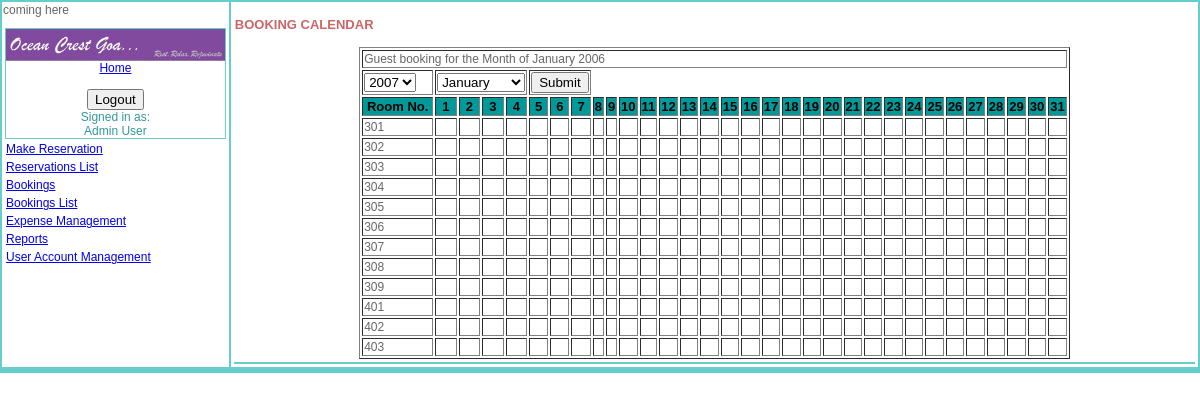
/bookings_calendar.php (signed in), run on the app's committed database.
### tables this page shows
CREATE TABLE `rooms` (
  `roomid` int(11) NOT NULL auto_increment,
  `roomno` mediumint(3) NOT NULL default '0',
  `roomtypeid` int(11) default NULL,
  `roomname` varchar(35) default NULL,
  `noofrooms` tinyint(3) default NULL,
  `occupancy` tinyint(2) default NULL,
  `tv` char(1) default NULL,
  `aircondition` char(1) default NULL,
  `fun` char(1) default NULL,
  `safe` char(1) default NULL,
  `fridge` char(1) default NULL,
  `status` char(1) default NULL COMMENT '(V)acant/(R)eserverd/(B)ooked/(L)ocked',
  `photo` longblob,
  `filetype` varchar(50) default NULL,
  PRIMARY KEY  (`roomid`,`roomno`)
);

CREATE TABLE `reservation` (
  `reservation_id` int(11) NOT NULL auto_increment,
  `reserved_through` varchar(15) NOT NULL,
  `guestid` varchar(40) NOT NULL,
  `reservation_by` varchar(35) default NULL,
  `reservation_by_phone` varchar(23) default NULL,
  `datereserved` date NOT NULL,
  `reserve_checkindate` date NOT NULL,
  `reserve_checkoutdate` date default NULL,
  `no_adults` tinyint(2) default NULL,
  `no_child0_5` tinyint(2) default NULL,
  `no_child6_12` tinyint(2) default NULL,
  `no_babies` tinyint(2) default NULL,
  `meal_plan` char(2) default NULL,
  `billing_instructions` text,
  `deposit` decimal(9,2) default NULL,
  `agents_ac_no` char(6) default NULL,
  `voucher_no` varchar(15) default NULL,
  `reserved_by` int(11) NOT NULL,
  `date_reserved` date default NULL,
  `confirmed_by` int(11) default NULL,
  `confirmed_date` date default NULL,
  `roomid` int(11) NOT NULL,
  `billed` int(11) default NULL,
  PRIMARY KEY  (`reservation_id`),
  UNIQUE KEY `id` (`reservation_id`)
);

CREATE TABLE `booking` (
  `book_id` int(11) NOT NULL auto_increment,
  `guestid` varchar(40) NOT NULL,
  `booking_type` char(1) NOT NULL COMMENT 'direct/agent',
  `meal_plan` char(2) NOT NULL COMMENT 'bo/bb/hb/fb',
  `no_adults` tinyint(2) default NULL,
  `no_child` tinyint(2) default NULL,
  `checkin_date` date NOT NULL,
  `checkout_date` date NOT NULL,
  `residence_id` char(2) default NULL COMMENT 'country_code',
  `payment_mode` tinyint(2) default NULL,
  `agents_ac_no` char(6) default NULL,
  `roomid` int(11) NOT NULL,
  `checkedin_by` int(11) default NULL,
  `invoice_no` varchar(15) default NULL,
  `billed` tinyint(1) default NULL,
  `checkoutby` int(5) default NULL,
  `codatetime` datetime default NULL,
  PRIMARY KEY  (`book_id`),
  UNIQUE KEY `id` (`book_id`)
);

### queryfunctions.php (called while the page is built, shortened)
<?php
function mkr_query($strsql,$conn)
{
	$rs = mysql_query($strsql,$conn);
	return $rs;
}
function fetch_object($rs)
{
	return mysql_fetch_object($rs);
}
?>

### bookings_calendar.php (the view, shortened to what this page needs)
<?php
include_once ("queryfunctions.php");
include_once ("functions.php");
?>
<!DOCTYPE html PUBLIC "-//W3C//DTD XHTML 1.0 Transitional//EN" "http://www.w3.org/TR/xhtml1/DTD/xhtml1-transitional.dtd">
<html xmlns="http://www.w3.org/1999/xhtml">
<head>
<link href="css/new.css" rel="stylesheet" type="text/css">
</head>
<body>
<form action="bookings_calendar.php" method="post" name="bookings" enctype="multipart/form-data">
<table width="100%"  border="0" cellpadding="1" bgcolor="#66CCCC" align="center">
  <tr valign="top">
    <td width="19%" bgcolor="#FFFFFF">
	<table width="100%"  border="0" cellpadding="1">
	  <tr>
    <td width="15%" bgcolor="#66CCCC">
		<table cellspacing=0 cellpadding=0 width="100%" align="left" bgcolor="#FFFFFF">
      <tr><td width="110" align="center"><a href="index.php"><img src="images/OpenCrest.gif" width="100%" height="100%" border="0"/><br>
          Home</a></td>
      </tr>
      <tr><td>&nbsp; </td>
      </tr>
      <tr>
        <td align="center">
		</td></tr>
	  </table></td></tr>
		<?php require_once("menu_header.php"); ?>
    </table>
	</td>
    <td width="81%" bgcolor="#FFFFFF"><table width="100%"  border="0" cellpadding="1">
      <tr>
        <td>
		<H2>BOOKING CALENDAR</H2>
		</td>
      </tr>
      <tr>
        <td><div id="Requests"> <?php
	$conn=db_connect(HOST,USER,PASS,DB,PORT);
	echo "<table align=\"center\" border=\"1\">";
	echo "<tr><td colspan=\"32\">Guest booking for the Month of January 2006</td></tr>
	<tr><td width=\"67\"><select name=\"year\" id=\"year\" >
	  <option value=\"2006\">2007</option>
	  <option value=\"2006\">2006</option>
	  <option value=\"2005\">2005</option>
	  <option value=\"2004\">2004</option>
	  <option value=\"2003\">2003</option>
	  <option value=\"2002\">2002</option>
	</select></td>
	<td width=\"67\" colspan=\"4\" ><select name=\"month\" id=\"month\" >
	  <option value=\"1\">January</option>
	  <option value=\"2\">February</option>
	  <option value=\"3\">March</option>
	  <option value=\"4\">April</option>
	  <option value=\"5\">May</option>
	  <option value=\"6\">June</option>
	  <option value=\"7\">July</option>
	  <option value=\"8\">August</option>
	  <option value=\"9\">September</option>
	  <option value=\"10\">October</option>
	  <option value=\"11\">November</option>
	  <option value=\"12\">December</option>
	</select></td>
	<td colspan=\"3\"><input type=\"submit\" name=\"Submit\" value=\"Submit\"/></td></tr>";
	echo "<tr bgcolor=\"#009999\">";
	echo "<th>Room No.</th>";
	for($i=1; $i<=31; $i++){
		echo "<th>$i</th>";
	}
	echo "</tr>";
	$sql = "Select	rooms.roomno,rooms.`status`,booking.guestid,
		concat_ws(' ',guests.firstname,guests.middlename,guests.lastname) as b_guest,
		DAYOFMONTH(booking.checkin_date) AS chkin_day,
		MONTH(booking.checkin_date) AS chkin_month,
		YEAR(booking.checkin_date) AS chkin_year,
		booking.checkin_date,booking.checkout_date,
		DATEDIFF(booking.checkout_date,booking.checkin_date) AS b_nights,
		DAYOFMONTH(reservation.reserve_checkindate) AS r_chkin_day,
		MONTH(reservation.reserve_checkindate) AS r_chkin_month,
		YEAR(reservation.reserve_checkindate) AS r_chkin_year,
		reservation.reserve_checkindate,reservation.reserve_checkoutdate,
		DATEDIFF(reservation.reserve_checkoutdate,reservation.reserve_checkindate) AS r_nights,
		reservation.billed,reservation.deposit,
		concat_ws(' ',guests2.firstname,guests2.middlename,guests2.lastname) as r_guest
		From rooms
		Left Join booking ON rooms.roomid = booking.roomid
		Left Join guests ON booking.guestid = guests.guestid
		Left Join reservation ON rooms.roomid = reservation.roomid
		Left Join guests as guests2 ON reservation.guestid = guests2.guestid
		Order By rooms.roomno Asc";
	$results=mkr_query($sql,$conn);
	while ($row=fetch_object($results)){
		echo "<tr><td>$row->roomno</td>";
		for($i=1; $i<=31; $i++){
			switch($row->status){
				case "V":
					$color='bgcolor="#FFFFFF"';
					$status="Vacant";
					$statusday=0;
					$statusnights=0;
					$statusguest="";
					break;
			}
			if ($i==$statusday){
				echo "<td $color colspan=\"$statusnights\">$statusguest: $status</td>";
				$i= $i + ($statusnights-1);
			}else{
				echo "<td>&nbsp;</td>";
			}
		}
		echo "</tr>";
	}
	echo "</table>";
	 ?> </div></td>
      </tr>
	  <tr bgcolor="#66CCCC" >
        <td align="left">
		</td>
      </tr>
    </table></td>
  </tr>
   <?php require_once("footer1.php"); ?>
</table>
</form>
</body>
</html>

### css/new.css (style rules this page uses)
body { background-color: White; font: 12px Verdana, Geneva, Arial, Helvetica, sans-serif; color: #666666; margin: 0px 0px 0px 0px; border: none; }
td, p, ul,ol { font-family: Verdana, Geneva, Arial, Helvetica, sans-serif; font-size: 12px; }
th { color: #000000; font-size: 13px; }
h2 { color: #CC6666; font-size:13px; }

### data on the page
rooms: roomno "301", status "V" (drawn)
rooms: roomno "302", status "V" (drawn)
rooms: roomno "303", status "V" (drawn)
rooms: roomno "304", status "V" (drawn)
rooms: roomno "305", status "V" (drawn)
reservation: rooms.roomno "306"
rooms: roomno "307", status "V" (drawn)
rooms: roomno "308", status "V" (drawn)
rooms: roomno "309", status "V" (drawn)
rooms: roomno "401", status "V" (drawn)
booking: rooms.roomno "402"
rooms: roomno "403", status "V" (drawn)

### other printed values
$_SESSION["employee"] "Admin User"
